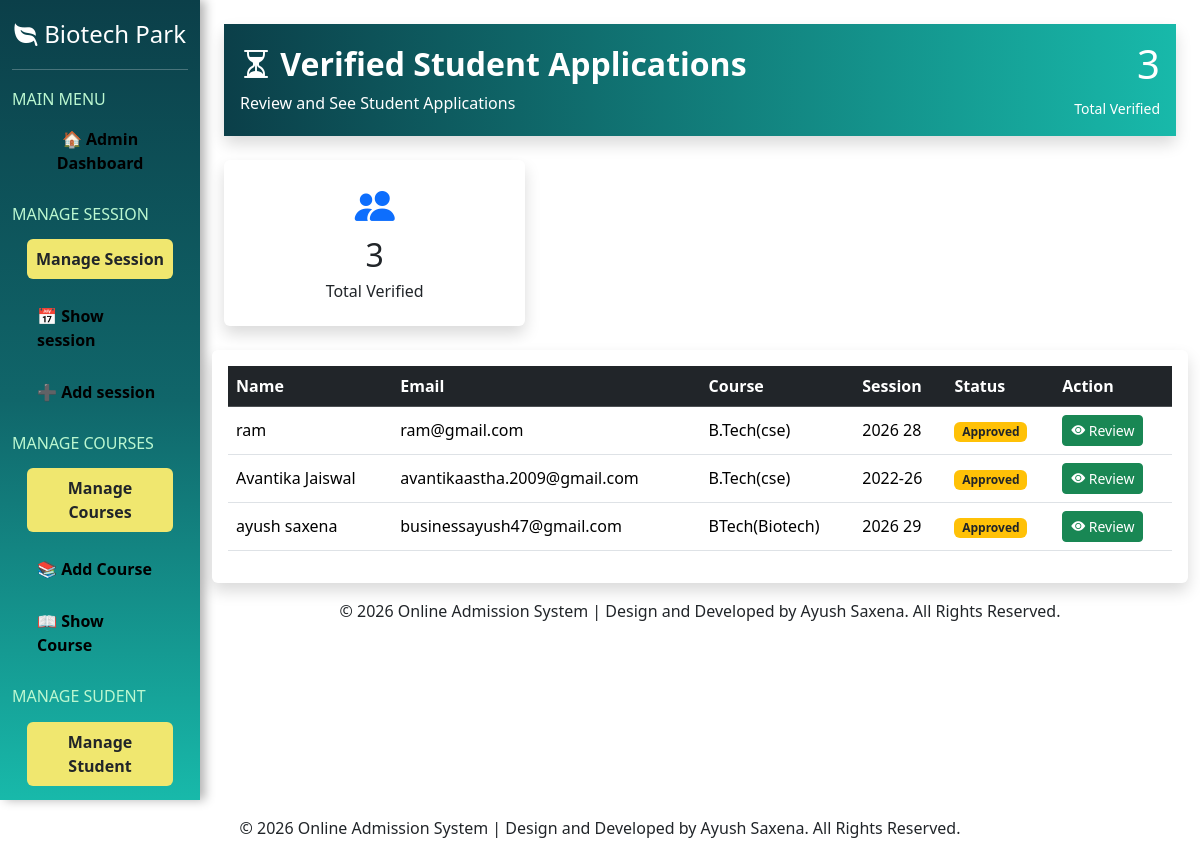
Page /verified_students/ (signed in) on the committed database.
### myapp/models.py (models this page shows)
class tbl_student(models.Model):
    sid=models.IntegerField(primary_key=True,auto_created=True)
    name=models.CharField(max_length=225,null=True)
    emailaddress=models.EmailField(max_length=225,null=True)
    password=models.CharField(max_length=16,null=True)
    contact_no=models.IntegerField(null=True)
    gender=models.CharField(max_length=2,null=True)
    dob=models.DateField(null=True,blank=True)
    f_name=models.CharField(max_length=255,null=True)
    m_name=models.CharField(max_length=255,null=True)
    address=models.CharField(max_length=500,null=True)
    aadhar_no=models.IntegerField(blank=True,null=True)
    aadhar_pic=models.FileField(upload_to='student_documents',null=True)
    Session=models.CharField(max_length=50,null=True)
    course=models.CharField(max_length=500,null=True)
    course_duration=models.CharField(max_length=50,null=True)
    hs_percentage=models.CharField(max_length=20,null=True)
    hs_marksheet=models.FileField(upload_to='student_documents',null=True)
    inter_percentage=models.CharField(max_length=20,null=True)
    inter_marksheet=models.FileField(upload_to='student_documents',null=True)
    profile_pic=models.FileField(upload_to='student_documents',null=True)
    sign=models.FileField(upload_to='student_documents',null=True)
    application_status=models.CharField(max_length=20,null=True)
    fees=models.IntegerField(null=True)
    fees_status=models.CharField(max_length=20,default="Unpaid")
    payment_id=models.CharField(max_length=100,null=True,blank=True)
    payment_date=models.DateTimeField(null=True,blank=True)
    step1_completed = models.BooleanField(default=False)
    step2_completed = models.BooleanField(default=False)

### myapp/views.py (the view)
# urls.py: path('verified_students/',verified_students,name='verified_students'),
@never_cache
@admin_required
def verified_students(request):
    if 'adminid' not in request.session:
        return redirect('adminlogin')
    students = tbl_student.objects.filter(
        application_status="Approved"
    )
    return render(
            request,
            "admin/verified_students.html",
            {
                "students": students
            }
        )

### myapp/templates/admin/verified_students.html
{% extends 'admin/adminlayout.html' %}
{% block admin %}
<div class="container-fluid mt-4">
    <div class="card border-0 shadow mb-4">
        <div class="card-body text-white"
             style="background:linear-gradient(90deg,#0b3f49,#18b9aa);">
            <div class="d-flex justify-content-between align-items-center">
                <div>
                    <h2 class="fw-bold">
                        <i class="bi bi-hourglass-split"></i>
                        Verified Student Applications
                    </h2>
                    <p class="mb-0">
                        Review and See Student Applications
                    </p>
                </div>
                <div class="text-end">
                    <h1>{{ students.count }}</h1>
                    <small>Total Verified</small>
                </div>
            </div>
        </div>
    </div>
    <div class="row mb-4">
        <div class="col-md-4">
            <div class="card shadow border-0">
                <div class="card-body text-center">
                    <i class="bi bi-people-fill fs-1 text-primary"></i>
                    <h2>{{ students.count }}</h2>
                    <h6>Total Verified</h6>
                </div>
            </div>
        </div>
        </div>
    </div>
    <div class="card shadow border-0">
        <div class="card-body table-responsive">
            <table class="table table-hover align-middle">
                <thead class="table-dark">
                    <tr>
                        <th>Name</th>
                        <th>Email</th>
                        <th>Course</th>
                        <th>Session</th>
                        <th>Status</th>
                        <th>Action</th>
                    </tr>
                </thead>
                <tbody>
                    {% for i in students %}
                    <tr>
                        <td>{{ i.name }}</td>
                        <td>{{ i.emailaddress }}</td>
                        <td>{{ i.course }}</td>
                        <td>{{ i.Session }}</td>
                        <td>
                            <span class="badge bg-warning text-dark">
                                Approved
                            </span>
                        </td>
                        <td>
                            <a href="{% url 'details_review' i.emailaddress %}"
                               class="btn btn-success btn-sm">
                                <i class="bi bi-eye-fill"></i>
                                Review
                            </a>
                        </td>
                    </tr>
                    {% empty %}
                    <tr>
                        <td colspan="7" class="text-center">
                            All are Verified
                        </td>
                    </tr>
                    {% endfor %}
                </tbody>
            </table>
        </div>
    </div>
    <footer class="text-center py-3 mt-auto">
        © 2026 Online Admission System | Design and Developed by Ayush Saxena. All Rights Reserved.
    </footer>
</div>
{% endblock %}

### myapp/templates/admin/adminlayout.html (style rules this page uses)
body { overflow: hidden; }
a { text-decoration: none; color: black; }

### rows in the picture
tbl_student: name "ram", emailaddress "ram@gmail.com", course "B.Tech(cse)", Session "2026 28"
tbl_student: name "Avantika Jaiswal", emailaddress "avantikaastha.2009@gmail.com", course "B.Tech(cse)", Session "2022-26"
tbl_student: name "ayush saxena", emailaddress "businessayush47@gmail.com", course "BTech(Biotech)", Session "2026 29"

### other values in the picture
{{ students.count }} "3"
